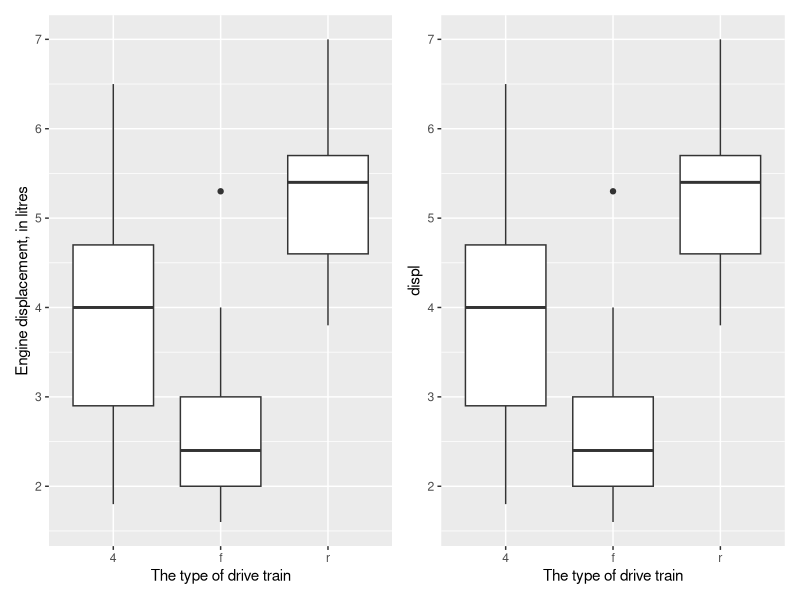
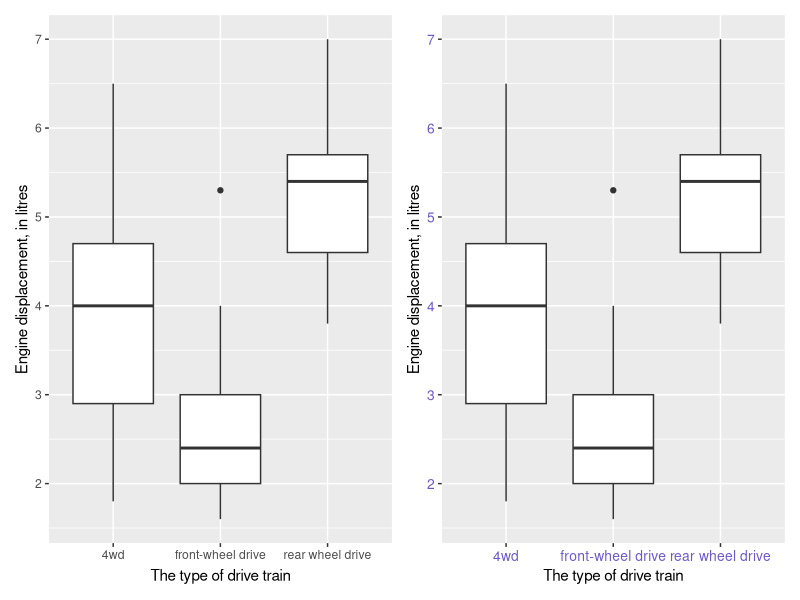
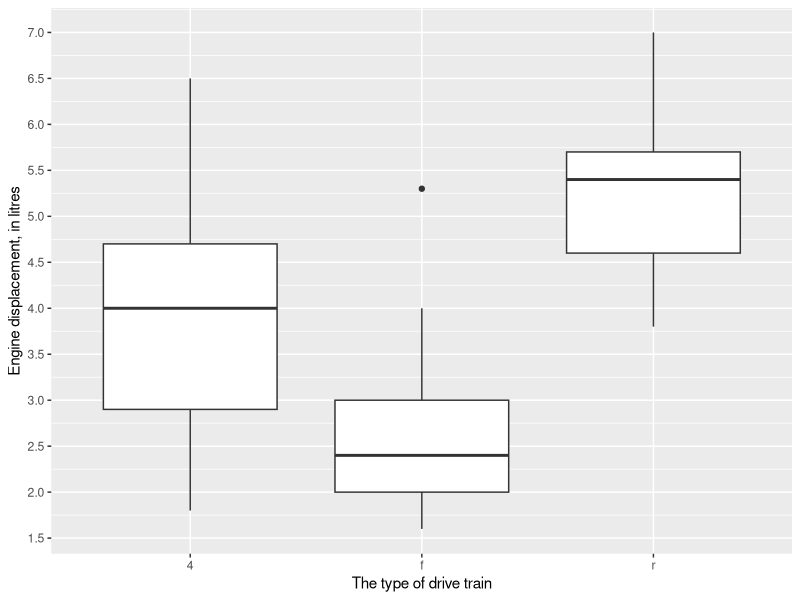
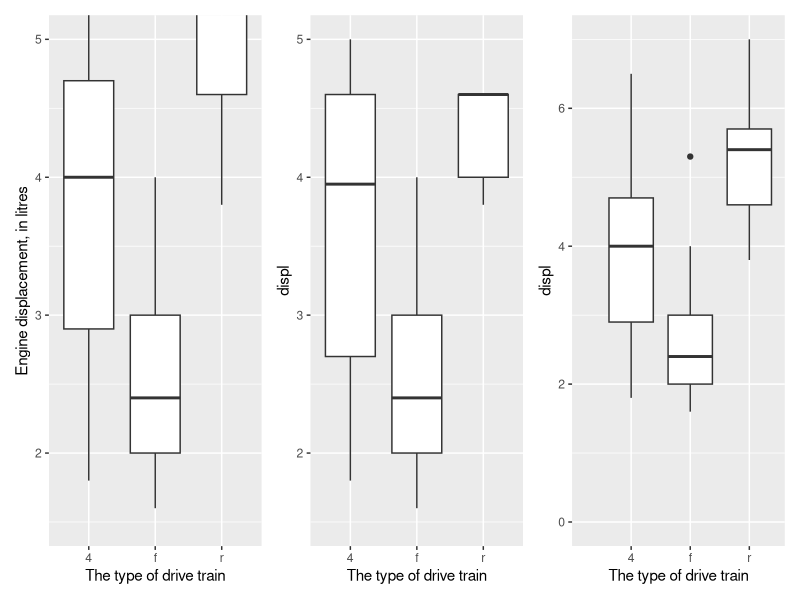
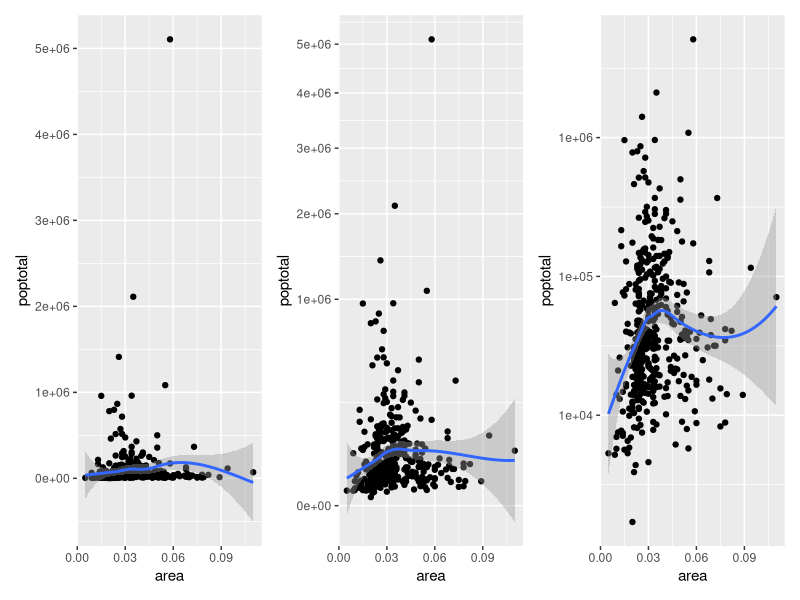

Here is the R script that generated these plots, in order:
## ---- chunk 1
library(ggplot2)
library(patchwork)
## ---- chunk 2
g1=ggplot(mpg, aes(x = drv, y = displ)) +
      geom_boxplot()+ labs(x = "The type of drive train", y = "Engine displacement, in litres") 
g2=ggplot(mpg, aes(x = drv, y = displ)) +
      geom_boxplot()+ xlab("The type of drive train")
g1+g2
## ---- chunk 3
g1=ggplot(mpg, aes(x = drv, y = displ)) +
      geom_boxplot()+ 
  labs(x = "The type of drive train", y = "Engine displacement, in litres") +
  scale_x_discrete(label = c("4wd","front-wheel drive","rear wheel drive"))

g2=ggplot(mpg, aes(x = drv, y = displ)) +
      geom_boxplot()+ 
  labs(x = "The type of drive train", y = "Engine displacement, in litres") +
  scale_x_discrete(label = c("4wd","front-wheel drive","rear wheel drive"))+
  theme(axis.text = element_text(color = "slateblue",
                                size = 10))

g1+g2
## ---- chunk 4
ggplot(mpg, aes(x = drv, y = displ)) +
      geom_boxplot()+ labs(x = "The type of drive train", y = "Engine displacement, in litres") + scale_y_continuous(breaks = seq(0, 7, by = 0.5))
## ---- chunk 5
g1=ggplot(mpg, aes(x = drv, y = displ)) +
      geom_boxplot()+ labs(x = "The type of drive train", y = "Engine displacement, in litres")+coord_cartesian(ylim = c(1.5, 5))
g2=ggplot(mpg, aes(x = drv, y = displ)) +
      geom_boxplot()+ xlab("The type of drive train")+ylim(c(1.5, 5))
g3=ggplot(mpg, aes(x = drv, y = displ)) +
      geom_boxplot()+ xlab("The type of drive train")+expand_limits(x = 0, y = 0)
g1+g2+g3
## ---- chunk 6
g1=ggplot(midwest, aes(x = area,y = poptotal)) +
  geom_point() +
  geom_smooth()
g2=ggplot(midwest, aes(x = area,y = poptotal)) +
  geom_point() +
  geom_smooth()+ scale_y_sqrt()
g3=ggplot(midwest, aes(x = area,y = poptotal)) +
  geom_point() +
  geom_smooth()+ scale_y_log10()
g1+g2+g3
